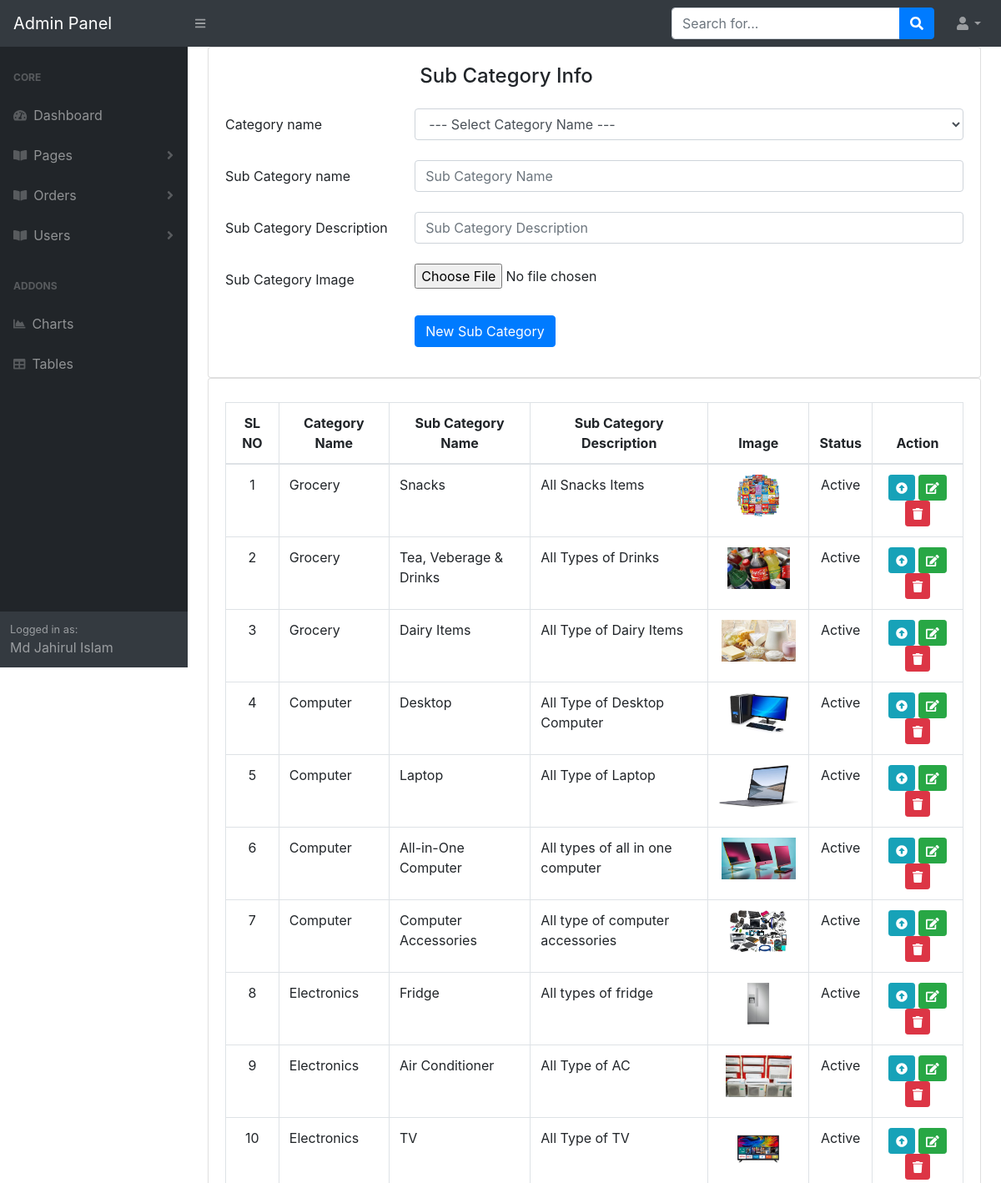
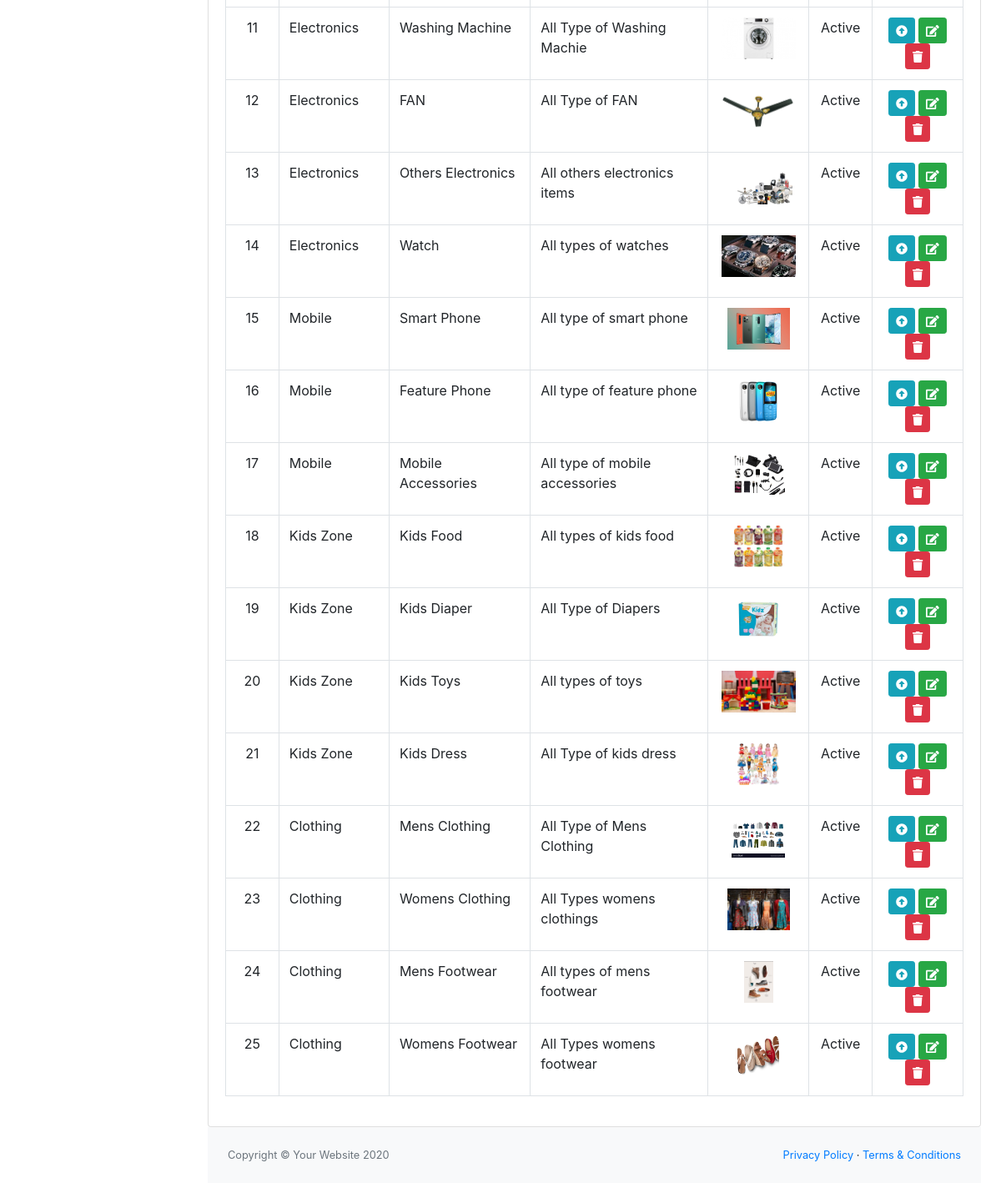
The page /admin/add-sub-category.php (signed in) on the database its author committed (2 pictures, top to bottom).
### tables this page shows
CREATE TABLE `sub_category` (
  `sub_category_id` int(11) NOT NULL,
  `category_id` int(11) NOT NULL,
  `sub_category_name` varchar(255) NOT NULL,
  `sub_category_description` varchar(255) NOT NULL,
  `sub_category_image` varchar(255) NOT NULL,
  `sub_category_is_active` tinyint(1) NOT NULL
);

CREATE TABLE `category` (
  `category_id` int(11) NOT NULL,
  `category_name` varchar(255) NOT NULL,
  `category_description` varchar(255) NOT NULL,
  `category_image` varchar(255) NOT NULL,
  `category_is_active` tinyint(1) NOT NULL DEFAULT 0
);

### app/classes/SubCategory.php (called while the page is built, shortened)
<?php
class SubCategory
{
    public function allSubCategory(){
        $link = Database::db_connect();
        $sql = "SELECT * FROM sub_category LEFT JOIN category ON (sub_category.category_id)=(category.category_id) ORDER BY category.category_id";
        if (mysqli_query($link, $sql)) {
            return mysqli_query($link,$sql);
        } else {
            die('Sub Category Query Problem ' . mysqli_error($link));
        }
    }
}

### admin/add-sub-category.php (the view, shortened to what this page needs)
<?php
include 'header_admin.php';
$subCategory = new SubCategory();
$subCategory = $subCategory->allSubCategory();
?>
<div id="layoutSidenav_content">
    <main>
        <div class="container-fluid">
            <div class="row">
                <div class="col-lg-12">
                    <div class="card">
                        <div class="card-body">
                            <h4 class="card-title mb-4 col-sm-9 offset-sm-3">Sub Category Info</h4>
                            <form action="" method="POST" enctype="multipart/form-data">
                                <div class="form-group row mb-4">
                                    <label for="category_name" class="col-sm-3 col-form-label">Category name</label>
                                    <div class="col-sm-9">
                                        <select id="category_name" class="form-control" name="category_id">
                                            <option disabled selected> --- Select Category Name ---</option>
                                        </select>
                                    </div>
                                </div>
                                <div class="form-group row mb-4">
                                    <label for="horizontal-firstname-input" class="col-sm-3 col-form-label">Sub Category
                                        name</label>
                                    <div class="col-sm-9">
                                        <input type="text" name="sub_category_name" class="form-control" id="horizontal-firstname-input" placeholder="Sub Category Name"/>
                                    </div>
                                </div>
                                <div class="form-group row mb-4">
                                    <label for="sub_category_description" class="col-sm-3 col-form-label">Sub Category
                                        Description</label>
                                    <div class="col-sm-9">
                                        <input type="text" id="sub_category_description" name="sub_category_description" class="form-control"  placeholder="Sub Category Description"/>
                                    </div>
                                </div>
                                <div class="form-group row mb-4">
                                    <label for="sub_category_image" class="col-sm-3 col-form-label">Sub Category
                                        Image</label>
                                    <div class="col-sm-9">
                                        <input type="file" name="sub_category_image" class="form-control-file" id="sub_category_image"/>
                                    </div>
                                </div>
                                <div class="form-group row justify-content-end">
                                    <div class="col-sm-9">
                                        <div>
                                            <button type="submit" name="submit" class="btn btn-primary w-md">New Sub Category</button>
                                        </div>
                                    </div>
                                </div>
                            </form>
                        </div>
                    </div>
                </div>
            </div>
            <div class="row">
                <div class="col-12">
                    <div class="card">
                        <div class="card-body">
                            <table id="category-datatable" class="table table-bordered dt-responsive nowrap"
                                   style="border-collapse: collapse; border-spacing: 0; width: 100%;">
                                <thead class="text-center">
                                <tr>
                                    <th>SL NO</th>
                                    <th>Category Name</th>
                                    <th>Sub Category Name</th>
                                    <th>Sub Category Description</th>
                                    <th>Image</th>
                                    <th>Status</th>
                                    <th>Action</th>
                                </tr>
                                </thead>
                                <tbody>
                                <?php if (mysqli_num_rows($subCategory)>0) {
                                    $ser_no = 0;
                                    while ($allSubCategoryInfo = mysqli_fetch_assoc($subCategory)){
                                        $ser_no += 1;
                                        ?>
                                        <tr>
                                            <td class="text-center"><?php echo $ser_no ?></td>
                                            <td><?php echo $allSubCategoryInfo['category_name']; ?></td>
                                            <td><?php echo $allSubCategoryInfo['sub_category_name']; ?></td>
                                            <td><?php echo $allSubCategoryInfo['sub_category_description']; ?></td>
                                            <td class="text-center"><img src="<?php echo $allSubCategoryInfo['sub_category_image']; ?>" id="" alt="" height="50"/></td>
                                            <td class="text-center"><?php if  ($allSubCategoryInfo['sub_category_is_active']==1) { echo 'Active'; } else { echo 'Inactive';} ?></td>
                                            <td class="text-center">
                                                <?php if  ($allSubCategoryInfo['sub_category_is_active']==1) { ?>
                                                    <a href="?status=unpublish&&id=<?php echo $allSubCategoryInfo['sub_category_id']; ?>" class="btn btn-sm btn-info sub-category-status"
                                                       id="" title="Published Sub Category">
                                                        <i id="" class="fas fa-arrow-alt-circle-up"></i>
                                                    </a>
                                                <?php } ?>
                                                <a href="" class="btn btn-sm btn-success edition"
                                                   id="" title="Edit Category" data-toggle="modal" data-id="<?php echo $allSubCategoryInfo['category_id']; ?>" data-target="#editModel">
                                                    <i class="fas fa-edit"></i>
                                                </a>
                                                <a href="?status=delete&&id=<?php echo $allSubCategoryInfo['sub_category_id']; ?>" class="btn btn-sm btn-danger delete-sub-category"
                                                   id="" title="Delete Sub Category">
                                                    <i class="fas fa-trash"></i>
                                                </a>
                                            </td>
                                        </tr>
                                    <?php } } ?>
                                </tbody>
                            </table>
                        </div>
                    </div>
                </div>
            </div>
            <?php
            include 'footer_admin.php';
            ?>

### rows shown on the page
sub_category: category.category_name "Grocery", sub_category_name "Snacks", sub_category_description "All Snacks Items", sub_category_image (picture), sub_category_is_active "Active"
sub_category: category.category_name "Grocery", sub_category_name "Tea, Veberage & Drinks", sub_category_description "All Types of Drinks", sub_category_image (picture), sub_category_is_active "Active"
sub_category: category.category_name "Grocery", sub_category_name "Dairy Items", sub_category_description "All Type of Dairy Items", sub_category_image (picture), sub_category_is_active "Active"
sub_category: category.category_name "Computer", sub_category_name "Desktop", sub_category_description "All Type of Desktop Computer", sub_category_image (picture), sub_category_is_active "Active"
sub_category: category.category_name "Computer", sub_category_name "Laptop", sub_category_description "All Type of Laptop", sub_category_image (picture), sub_category_is_active "Active"
sub_category: category.category_name "Computer", sub_category_name "All-in-One Computer", sub_category_description "All types of all in one computer", sub_category_image (picture), sub_category_is_active "Active"
sub_category: category.category_name "Computer", sub_category_name "Computer Accessories", sub_category_description "All type of computer accessories", sub_category_image (picture), sub_category_is_active "Active"
sub_category: category.category_name "Electronics", sub_category_name "Fridge", sub_category_description "All types of fridge", sub_category_image (picture), sub_category_is_active "Active"
sub_category: category.category_name "Electronics", sub_category_name "Air Conditioner", sub_category_description "All Type of AC", sub_category_image (picture), sub_category_is_active "Active"
sub_category: category.category_name "Electronics", sub_category_name "TV", sub_category_description "All Type of TV", sub_category_image (picture), sub_category_is_active "Active"
sub_category: category.category_name "Electronics", sub_category_name "Washing Machine", sub_category_description "All Type of Washing Machie", sub_category_image (picture), sub_category_is_active "Active"
sub_category: category.category_name "Electronics", sub_category_name "FAN", sub_category_description "All Type of FAN", sub_category_image (picture), sub_category_is_active "Active"
sub_category: category.category_name "Electronics", sub_category_name "Others Electronics", sub_category_description "All others electronics items", sub_category_image (picture), sub_category_is_active "Active"
sub_category: category.category_name "Electronics", sub_category_name "Watch", sub_category_description "All types of watches", sub_category_image (picture), sub_category_is_active "Active"
sub_category: category.category_name "Mobile", sub_category_name "Smart Phone", sub_category_description "All type of smart phone", sub_category_image (picture), sub_category_is_active "Active"
sub_category: category.category_name "Mobile", sub_category_name "Feature Phone", sub_category_description "All type of feature phone", sub_category_image (picture), sub_category_is_active "Active"
sub_category: category.category_name "Mobile", sub_category_name "Mobile Accessories", sub_category_description "All type of mobile accessories", sub_category_image (picture), sub_category_is_active "Active"
sub_category: category.category_name "Kids Zone", sub_category_name "Kids Food", sub_category_description "All types of kids food", sub_category_image (picture), sub_category_is_active "Active"
sub_category: category.category_name "Kids Zone", sub_category_name "Kids Diaper", sub_category_description "All Type of Diapers", sub_category_image (picture), sub_category_is_active "Active"
sub_category: category.category_name "Kids Zone", sub_category_name "Kids Toys", sub_category_description "All types of toys", sub_category_image (picture), sub_category_is_active "Active"
sub_category: category.category_name "Kids Zone", sub_category_name "Kids Dress", sub_category_description "All Type of kids dress", sub_category_image (picture), sub_category_is_active "Active"
sub_category: category.category_name "Clothing", sub_category_name "Mens Clothing", sub_category_description "All Type of Mens Clothing", sub_category_image (picture), sub_category_is_active "Active"
sub_category: category.category_name "Clothing", sub_category_name "Womens Clothing", sub_category_description "All Types womens clothings", sub_category_image (picture), sub_category_is_active "Active"
sub_category: category.category_name "Clothing", sub_category_name "Mens Footwear", sub_category_description "All types of mens footwear", sub_category_image (picture), sub_category_is_active "Active"
sub_category: category.category_name "Clothing", sub_category_name "Womens Footwear", sub_category_description "All Types womens footwear", sub_category_image (picture), sub_category_is_active "Active"

### other values the page prints
$_SESSION['name'] "Md Jahirul Islam"
